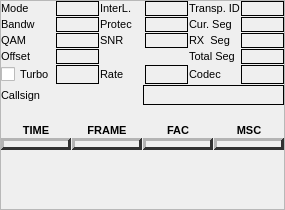
<?xml version="1.0" encoding="UTF-8"?>
<ui version="4.0">
 <class>drmStatusFrame</class>
 <widget class="QFrame" name="drmStatusFrame">
  <property name="geometry">
   <rect>
    <x>0</x>
    <y>0</y>
    <width>285</width>
    <height>210</height>
   </rect>
  </property>
  <property name="sizePolicy">
   <sizepolicy hsizetype="Preferred" vsizetype="Preferred">
    <horstretch>0</horstretch>
    <verstretch>0</verstretch>
   </sizepolicy>
  </property>
  <property name="minimumSize">
   <size>
    <width>0</width>
    <height>0</height>
   </size>
  </property>
  <property name="font">
   <font>
    <pointsize>8</pointsize>
   </font>
  </property>
  <property name="windowTitle">
   <string>Frame</string>
  </property>
  <property name="frameShape">
   <enum>QFrame::StyledPanel</enum>
  </property>
  <property name="frameShadow">
   <enum>QFrame::Raised</enum>
  </property>
  <layout class="QVBoxLayout" name="verticalLayout" stretch="0,0,0,0,1">
   <property name="spacing">
    <number>1</number>
   </property>
   <property name="leftMargin">
    <number>0</number>
   </property>
   <property name="topMargin">
    <number>0</number>
   </property>
   <property name="rightMargin">
    <number>0</number>
   </property>
   <property name="bottomMargin">
    <number>0</number>
   </property>
   <item>
    <layout class="QGridLayout" name="gridLayout">
     <property name="verticalSpacing">
      <number>1</number>
     </property>
     <item row="3" column="0">
      <widget class="QLabel" name="offsetLabel">
       <property name="minimumSize">
        <size>
         <width>0</width>
         <height>15</height>
        </size>
       </property>
       <property name="text">
        <string>Offset</string>
       </property>
      </widget>
     </item>
     <item row="1" column="1">
      <widget class="QLabel" name="bandwidthEdit">
       <property name="minimumSize">
        <size>
         <width>40</width>
         <height>0</height>
        </size>
       </property>
       <property name="frameShape">
        <enum>QFrame::Box</enum>
       </property>
       <property name="text">
        <string/>
       </property>
      </widget>
     </item>
     <item row="0" column="2">
      <widget class="QLabel" name="interleaveLabel">
       <property name="minimumSize">
        <size>
         <width>0</width>
         <height>15</height>
        </size>
       </property>
       <property name="text">
        <string>InterL.</string>
       </property>
      </widget>
     </item>
     <item row="1" column="0">
      <widget class="QLabel" name="bandwidthLabel">
       <property name="text">
        <string>Bandw</string>
       </property>
      </widget>
     </item>
     <item row="2" column="4">
      <widget class="QLabel" name="rxSegmentsLabel">
       <property name="minimumSize">
        <size>
         <width>0</width>
         <height>15</height>
        </size>
       </property>
       <property name="text">
        <string>RX  Seg</string>
       </property>
      </widget>
     </item>
     <item row="1" column="4">
      <widget class="QLabel" name="curSegmentLabel">
       <property name="text">
        <string>Cur. Seg</string>
       </property>
      </widget>
     </item>
     <item row="2" column="5">
      <widget class="QLabel" name="rxSegmentsEdit">
       <property name="minimumSize">
        <size>
         <width>40</width>
         <height>0</height>
        </size>
       </property>
       <property name="frameShape">
        <enum>QFrame::Box</enum>
       </property>
       <property name="text">
        <string/>
       </property>
      </widget>
     </item>
     <item row="1" column="3">
      <widget class="QLabel" name="protectionEdit">
       <property name="minimumSize">
        <size>
         <width>40</width>
         <height>0</height>
        </size>
       </property>
       <property name="frameShape">
        <enum>QFrame::Box</enum>
       </property>
       <property name="text">
        <string/>
       </property>
      </widget>
     </item>
     <item row="2" column="0">
      <widget class="QLabel" name="qamLabel">
       <property name="text">
        <string>QAM</string>
       </property>
      </widget>
     </item>
     <item row="0" column="1">
      <widget class="QLabel" name="modeEdit">
       <property name="minimumSize">
        <size>
         <width>40</width>
         <height>0</height>
        </size>
       </property>
       <property name="frameShape">
        <enum>QFrame::Box</enum>
       </property>
       <property name="text">
        <string/>
       </property>
      </widget>
     </item>
     <item row="0" column="5">
      <widget class="QLabel" name="transportIDEdit">
       <property name="minimumSize">
        <size>
         <width>40</width>
         <height>0</height>
        </size>
       </property>
       <property name="frameShape">
        <enum>QFrame::Box</enum>
       </property>
       <property name="text">
        <string/>
       </property>
      </widget>
     </item>
     <item row="1" column="2">
      <widget class="QLabel" name="protectionLabel">
       <property name="text">
        <string>Protec</string>
       </property>
      </widget>
     </item>
     <item row="3" column="4">
      <widget class="QLabel" name="totalSegmentsLabel">
       <property name="text">
        <string>Total Seg</string>
       </property>
      </widget>
     </item>
     <item row="2" column="3">
      <widget class="QLabel" name="snrEdit">
       <property name="minimumSize">
        <size>
         <width>40</width>
         <height>0</height>
        </size>
       </property>
       <property name="frameShape">
        <enum>QFrame::Box</enum>
       </property>
       <property name="text">
        <string/>
       </property>
      </widget>
     </item>
     <item row="2" column="2">
      <widget class="QLabel" name="snrLabel">
       <property name="text">
        <string>SNR</string>
       </property>
      </widget>
     </item>
     <item row="0" column="0">
      <widget class="QLabel" name="modeLabel">
       <property name="minimumSize">
        <size>
         <width>0</width>
         <height>15</height>
        </size>
       </property>
       <property name="text">
        <string>Mode</string>
       </property>
      </widget>
     </item>
     <item row="3" column="5">
      <widget class="QLabel" name="totalSegmentsEdit">
       <property name="minimumSize">
        <size>
         <width>40</width>
         <height>0</height>
        </size>
       </property>
       <property name="frameShape">
        <enum>QFrame::Box</enum>
       </property>
       <property name="text">
        <string/>
       </property>
      </widget>
     </item>
     <item row="0" column="3">
      <widget class="QLabel" name="interleaveEdit">
       <property name="minimumSize">
        <size>
         <width>40</width>
         <height>0</height>
        </size>
       </property>
       <property name="frameShape">
        <enum>QFrame::Box</enum>
       </property>
       <property name="text">
        <string/>
       </property>
      </widget>
     </item>
     <item row="3" column="1">
      <widget class="QLabel" name="offsetEdit">
       <property name="minimumSize">
        <size>
         <width>40</width>
         <height>0</height>
        </size>
       </property>
       <property name="frameShape">
        <enum>QFrame::Box</enum>
       </property>
       <property name="text">
        <string/>
       </property>
      </widget>
     </item>
     <item row="2" column="1">
      <widget class="QLabel" name="qamEdit">
       <property name="minimumSize">
        <size>
         <width>40</width>
         <height>0</height>
        </size>
       </property>
       <property name="frameShape">
        <enum>QFrame::Box</enum>
       </property>
       <property name="text">
        <string/>
       </property>
      </widget>
     </item>
     <item row="0" column="4">
      <widget class="QLabel" name="transportIDLabel">
       <property name="text">
        <string>Transp. ID</string>
       </property>
      </widget>
     </item>
     <item row="4" column="0">
      <widget class="QCheckBox" name="turboCheckBox">
       <property name="text">
        <string>Turbo</string>
       </property>
      </widget>
     </item>
     <item row="4" column="1">
      <widget class="QLabel" name="fecEdit">
       <property name="minimumSize">
        <size>
         <width>40</width>
         <height>0</height>
        </size>
       </property>
       <property name="frameShape">
        <enum>QFrame::Box</enum>
       </property>
       <property name="text">
        <string/>
       </property>
      </widget>
     </item>
     <item row="4" column="2">
      <widget class="QLabel" name="ldpcRateLabel">
       <property name="text">
        <string>Rate</string>
       </property>
      </widget>
     </item>
     <item row="4" column="3">
      <widget class="QLabel" name="ldpcRateEdit">
       <property name="minimumSize">
        <size>
         <width>40</width>
         <height>0</height>
        </size>
       </property>
       <property name="frameShape">
        <enum>QFrame::Box</enum>
       </property>
       <property name="text">
        <string/>
       </property>
      </widget>
     </item>
     <item row="4" column="4">
      <widget class="QLabel" name="codecLabel">
       <property name="text">
        <string>Codec</string>
       </property>
      </widget>
     </item>
     <item row="4" column="5">
      <widget class="QLabel" name="codecEdit">
       <property name="minimumSize">
        <size>
         <width>40</width>
         <height>0</height>
        </size>
       </property>
       <property name="frameShape">
        <enum>QFrame::Box</enum>
       </property>
       <property name="text">
        <string/>
       </property>
      </widget>
     </item>
     <item row="1" column="5">
      <widget class="QLabel" name="currentSegmentEdit">
       <property name="minimumSize">
        <size>
         <width>40</width>
         <height>0</height>
        </size>
       </property>
       <property name="frameShape">
        <enum>QFrame::Box</enum>
       </property>
       <property name="text">
        <string/>
       </property>
      </widget>
     </item>
    </layout>
   </item>
   <item>
    <layout class="QHBoxLayout" name="horizontalLayout">
     <item>
      <widget class="QLabel" name="callsignLabel">
       <property name="text">
        <string>Callsign</string>
       </property>
      </widget>
     </item>
     <item>
      <widget class="QLabel" name="callEdit">
       <property name="font">
        <font>
         <pointsize>12</pointsize>
         <weight>75</weight>
         <bold>true</bold>
        </font>
       </property>
       <property name="frameShape">
        <enum>QFrame::Box</enum>
       </property>
       <property name="text">
        <string/>
       </property>
       <property name="alignment">
        <set>Qt::AlignCenter</set>
       </property>
      </widget>
     </item>
    </layout>
   </item>
   <item>
    <widget class="drmSegmentsView" name="blocksReceivedLabel">
     <property name="minimumSize">
      <size>
       <width>0</width>
       <height>17</height>
      </size>
     </property>
     <property name="maximumSize">
      <size>
       <width>16777215</width>
       <height>17</height>
      </size>
     </property>
     <property name="autoFillBackground">
      <bool>false</bool>
     </property>
     <property name="text">
      <string/>
     </property>
    </widget>
   </item>
   <item>
    <layout class="QHBoxLayout" name="horizontalLayout_2">
     <property name="spacing">
      <number>2</number>
     </property>
     <item>
      <layout class="QGridLayout" name="gridLayout_2">
       <property name="spacing">
        <number>1</number>
       </property>
       <item row="1" column="0">
        <widget class="QLabel" name="timeLED">
         <property name="minimumSize">
          <size>
           <width>50</width>
           <height>12</height>
          </size>
         </property>
         <property name="maximumSize">
          <size>
           <width>1000</width>
           <height>12</height>
          </size>
         </property>
         <property name="palette">
          <palette>
           <active>
            <colorrole role="WindowText">
             <brush brushstyle="SolidPattern">
              <color alpha="255">
               <red>76</red>
               <green>76</green>
               <blue>76</blue>
              </color>
             </brush>
            </colorrole>
            <colorrole role="Light">
             <brush brushstyle="SolidPattern">
              <color alpha="255">
               <red>180</red>
               <green>180</green>
               <blue>180</blue>
              </color>
             </brush>
            </colorrole>
            <colorrole role="Dark">
             <brush brushstyle="SolidPattern">
              <color alpha="255">
               <red>50</red>
               <green>50</green>
               <blue>50</blue>
              </color>
             </brush>
            </colorrole>
            <colorrole role="Text">
             <brush brushstyle="SolidPattern">
              <color alpha="255">
               <red>60</red>
               <green>60</green>
               <blue>60</blue>
              </color>
             </brush>
            </colorrole>
            <colorrole role="ButtonText">
             <brush brushstyle="SolidPattern">
              <color alpha="255">
               <red>76</red>
               <green>76</green>
               <blue>76</blue>
              </color>
             </brush>
            </colorrole>
           </active>
           <inactive>
            <colorrole role="WindowText">
             <brush brushstyle="SolidPattern">
              <color alpha="255">
               <red>76</red>
               <green>76</green>
               <blue>76</blue>
              </color>
             </brush>
            </colorrole>
            <colorrole role="Light">
             <brush brushstyle="SolidPattern">
              <color alpha="255">
               <red>180</red>
               <green>180</green>
               <blue>180</blue>
              </color>
             </brush>
            </colorrole>
            <colorrole role="Dark">
             <brush brushstyle="SolidPattern">
              <color alpha="255">
               <red>50</red>
               <green>50</green>
               <blue>50</blue>
              </color>
             </brush>
            </colorrole>
            <colorrole role="Text">
             <brush brushstyle="SolidPattern">
              <color alpha="255">
               <red>60</red>
               <green>60</green>
               <blue>60</blue>
              </color>
             </brush>
            </colorrole>
            <colorrole role="ButtonText">
             <brush brushstyle="SolidPattern">
              <color alpha="255">
               <red>76</red>
               <green>76</green>
               <blue>76</blue>
              </color>
             </brush>
            </colorrole>
           </inactive>
           <disabled>
            <colorrole role="WindowText">
             <brush brushstyle="SolidPattern">
              <color alpha="255">
               <red>50</red>
               <green>50</green>
               <blue>50</blue>
              </color>
             </brush>
            </colorrole>
            <colorrole role="Light">
             <brush brushstyle="SolidPattern">
              <color alpha="255">
               <red>180</red>
               <green>180</green>
               <blue>180</blue>
              </color>
             </brush>
            </colorrole>
            <colorrole role="Dark">
             <brush brushstyle="SolidPattern">
              <color alpha="255">
               <red>50</red>
               <green>50</green>
               <blue>50</blue>
              </color>
             </brush>
            </colorrole>
            <colorrole role="Text">
             <brush brushstyle="SolidPattern">
              <color alpha="255">
               <red>50</red>
               <green>50</green>
               <blue>50</blue>
              </color>
             </brush>
            </colorrole>
            <colorrole role="ButtonText">
             <brush brushstyle="SolidPattern">
              <color alpha="255">
               <red>50</red>
               <green>50</green>
               <blue>50</blue>
              </color>
             </brush>
            </colorrole>
           </disabled>
          </palette>
         </property>
         <property name="font">
          <font>
           <pointsize>8</pointsize>
           <weight>75</weight>
           <italic>false</italic>
           <bold>true</bold>
          </font>
         </property>
         <property name="autoFillBackground">
          <bool>true</bool>
         </property>
         <property name="frameShape">
          <enum>QFrame::Panel</enum>
         </property>
         <property name="frameShadow">
          <enum>QFrame::Raised</enum>
         </property>
         <property name="lineWidth">
          <number>3</number>
         </property>
         <property name="text">
          <string/>
         </property>
         <property name="alignment">
          <set>Qt::AlignCenter</set>
         </property>
        </widget>
       </item>
       <item row="0" column="1">
        <widget class="QLabel" name="frameLedLabel">
         <property name="font">
          <font>
           <pointsize>8</pointsize>
           <weight>75</weight>
           <bold>true</bold>
          </font>
         </property>
         <property name="text">
          <string>FRAME</string>
         </property>
         <property name="alignment">
          <set>Qt::AlignCenter</set>
         </property>
        </widget>
       </item>
       <item row="1" column="2">
        <widget class="QLabel" name="facLED">
         <property name="minimumSize">
          <size>
           <width>50</width>
           <height>12</height>
          </size>
         </property>
         <property name="maximumSize">
          <size>
           <width>1000</width>
           <height>12</height>
          </size>
         </property>
         <property name="palette">
          <palette>
           <active>
            <colorrole role="WindowText">
             <brush brushstyle="SolidPattern">
              <color alpha="255">
               <red>76</red>
               <green>76</green>
               <blue>76</blue>
              </color>
             </brush>
            </colorrole>
            <colorrole role="Light">
             <brush brushstyle="SolidPattern">
              <color alpha="255">
               <red>180</red>
               <green>180</green>
               <blue>180</blue>
              </color>
             </brush>
            </colorrole>
            <colorrole role="Dark">
             <brush brushstyle="SolidPattern">
              <color alpha="255">
               <red>50</red>
               <green>50</green>
               <blue>50</blue>
              </color>
             </brush>
            </colorrole>
            <colorrole role="Text">
             <brush brushstyle="SolidPattern">
              <color alpha="255">
               <red>60</red>
               <green>60</green>
               <blue>60</blue>
              </color>
             </brush>
            </colorrole>
            <colorrole role="ButtonText">
             <brush brushstyle="SolidPattern">
              <color alpha="255">
               <red>76</red>
               <green>76</green>
               <blue>76</blue>
              </color>
             </brush>
            </colorrole>
           </active>
           <inactive>
            <colorrole role="WindowText">
             <brush brushstyle="SolidPattern">
              <color alpha="255">
               <red>76</red>
               <green>76</green>
               <blue>76</blue>
              </color>
             </brush>
            </colorrole>
            <colorrole role="Light">
             <brush brushstyle="SolidPattern">
              <color alpha="255">
               <red>180</red>
               <green>180</green>
               <blue>180</blue>
              </color>
             </brush>
            </colorrole>
            <colorrole role="Dark">
             <brush brushstyle="SolidPattern">
              <color alpha="255">
               <red>50</red>
               <green>50</green>
               <blue>50</blue>
              </color>
             </brush>
            </colorrole>
            <colorrole role="Text">
             <brush brushstyle="SolidPattern">
              <color alpha="255">
               <red>60</red>
               <green>60</green>
               <blue>60</blue>
              </color>
             </brush>
            </colorrole>
            <colorrole role="ButtonText">
             <brush brushstyle="SolidPattern">
              <color alpha="255">
               <red>76</red>
               <green>76</green>
               <blue>76</blue>
              </color>
             </brush>
            </colorrole>
           </inactive>
           <disabled>
            <colorrole role="WindowText">
             <brush brushstyle="SolidPattern">
              <color alpha="255">
               <red>50</red>
               <green>50</green>
               <blue>50</blue>
              </color>
             </brush>
            </colorrole>
            <colorrole role="Light">
             <brush brushstyle="SolidPattern">
              <color alpha="255">
               <red>180</red>
               <green>180</green>
               <blue>180</blue>
              </color>
             </brush>
            </colorrole>
            <colorrole role="Dark">
             <brush brushstyle="SolidPattern">
              <color alpha="255">
               <red>50</red>
               <green>50</green>
               <blue>50</blue>
              </color>
             </brush>
            </colorrole>
            <colorrole role="Text">
             <brush brushstyle="SolidPattern">
              <color alpha="255">
               <red>50</red>
               <green>50</green>
               <blue>50</blue>
              </color>
             </brush>
            </colorrole>
            <colorrole role="ButtonText">
             <brush brushstyle="SolidPattern">
              <color alpha="255">
               <red>50</red>
               <green>50</green>
               <blue>50</blue>
              </color>
             </brush>
            </colorrole>
           </disabled>
          </palette>
         </property>
         <property name="font">
          <font>
           <pointsize>8</pointsize>
           <weight>75</weight>
           <italic>false</italic>
           <bold>true</bold>
          </font>
         </property>
         <property name="autoFillBackground">
          <bool>true</bool>
         </property>
         <property name="frameShape">
          <enum>QFrame::Panel</enum>
         </property>
         <property name="frameShadow">
          <enum>QFrame::Raised</enum>
         </property>
         <property name="lineWidth">
          <number>3</number>
         </property>
         <property name="text">
          <string/>
         </property>
         <property name="alignment">
          <set>Qt::AlignCenter</set>
         </property>
        </widget>
       </item>
       <item row="1" column="3">
        <widget class="QLabel" name="mscLED">
         <property name="minimumSize">
          <size>
           <width>50</width>
           <height>12</height>
          </size>
         </property>
         <property name="maximumSize">
          <size>
           <width>1000</width>
           <height>12</height>
          </size>
         </property>
         <property name="palette">
          <palette>
           <active>
            <colorrole role="WindowText">
             <brush brushstyle="SolidPattern">
              <color alpha="255">
               <red>76</red>
               <green>76</green>
               <blue>76</blue>
              </color>
             </brush>
            </colorrole>
            <colorrole role="Light">
             <brush brushstyle="SolidPattern">
              <color alpha="255">
               <red>180</red>
               <green>180</green>
               <blue>180</blue>
              </color>
             </brush>
            </colorrole>
            <colorrole role="Dark">
             <brush brushstyle="SolidPattern">
              <color alpha="255">
               <red>50</red>
               <green>50</green>
               <blue>50</blue>
              </color>
             </brush>
            </colorrole>
            <colorrole role="Text">
             <brush brushstyle="SolidPattern">
              <color alpha="255">
               <red>60</red>
               <green>60</green>
               <blue>60</blue>
              </color>
             </brush>
            </colorrole>
            <colorrole role="ButtonText">
             <brush brushstyle="SolidPattern">
              <color alpha="255">
               <red>76</red>
               <green>76</green>
               <blue>76</blue>
              </color>
             </brush>
            </colorrole>
           </active>
           <inactive>
            <colorrole role="WindowText">
             <brush brushstyle="SolidPattern">
              <color alpha="255">
               <red>76</red>
               <green>76</green>
               <blue>76</blue>
              </color>
             </brush>
            </colorrole>
            <colorrole role="Light">
             <brush brushstyle="SolidPattern">
              <color alpha="255">
               <red>180</red>
               <green>180</green>
               <blue>180</blue>
              </color>
             </brush>
            </colorrole>
            <colorrole role="Dark">
             <brush brushstyle="SolidPattern">
              <color alpha="255">
               <red>50</red>
               <green>50</green>
               <blue>50</blue>
              </color>
             </brush>
            </colorrole>
            <colorrole role="Text">
             <brush brushstyle="SolidPattern">
              <color alpha="255">
               <red>60</red>
               <green>60</green>
               <blue>60</blue>
              </color>
             </brush>
            </colorrole>
            <colorrole role="ButtonText">
             <brush brushstyle="SolidPattern">
              <color alpha="255">
               <red>76</red>
               <green>76</green>
               <blue>76</blue>
              </color>
             </brush>
            </colorrole>
           </inactive>
           <disabled>
            <colorrole role="WindowText">
             <brush brushstyle="SolidPattern">
              <color alpha="255">
               <red>50</red>
               <green>50</green>
               <blue>50</blue>
              </color>
             </brush>
            </colorrole>
            <colorrole role="Light">
             <brush brushstyle="SolidPattern">
              <color alpha="255">
               <red>180</red>
               <green>180</green>
               <blue>180</blue>
              </color>
             </brush>
            </colorrole>
            <colorrole role="Dark">
             <brush brushstyle="SolidPattern">
              <color alpha="255">
               <red>50</red>
               <green>50</green>
               <blue>50</blue>
              </color>
             </brush>
            </colorrole>
            <colorrole role="Text">
             <brush brushstyle="SolidPattern">
              <color alpha="255">
               <red>50</red>
               <green>50</green>
               <blue>50</blue>
              </color>
             </brush>
            </colorrole>
            <colorrole role="ButtonText">
             <brush brushstyle="SolidPattern">
              <color alpha="255">
               <red>50</red>
               <green>50</green>
               <blue>50</blue>
              </color>
             </brush>
            </colorrole>
           </disabled>
          </palette>
         </property>
         <property name="font">
          <font>
           <pointsize>8</pointsize>
           <weight>75</weight>
           <italic>false</italic>
           <bold>true</bold>
          </font>
         </property>
         <property name="autoFillBackground">
          <bool>true</bool>
         </property>
         <property name="frameShape">
          <enum>QFrame::Panel</enum>
         </property>
         <property name="frameShadow">
          <enum>QFrame::Raised</enum>
         </property>
         <property name="lineWidth">
          <number>3</number>
         </property>
         <property name="text">
          <string/>
         </property>
         <property name="alignment">
          <set>Qt::AlignCenter</set>
         </property>
        </widget>
       </item>
       <item row="0" column="0">
        <widget class="QLabel" name="timeLEDLabel">
         <property name="font">
          <font>
           <pointsize>8</pointsize>
           <weight>75</weight>
           <bold>true</bold>
          </font>
         </property>
         <property name="text">
          <string>TIME</string>
         </property>
         <property name="alignment">
          <set>Qt::AlignCenter</set>
         </property>
        </widget>
       </item>
       <item row="0" column="2">
        <widget class="QLabel" name="facLEDLabel">
         <property name="font">
          <font>
           <pointsize>8</pointsize>
           <weight>75</weight>
           <bold>true</bold>
          </font>
         </property>
         <property name="text">
          <string>FAC</string>
         </property>
         <property name="alignment">
          <set>Qt::AlignCenter</set>
         </property>
        </widget>
       </item>
       <item row="0" column="3">
        <widget class="QLabel" name="mscLEDLabel">
         <property name="minimumSize">
          <size>
           <width>40</width>
           <height>0</height>
          </size>
         </property>
         <property name="font">
          <font>
           <pointsize>8</pointsize>
           <weight>75</weight>
           <bold>true</bold>
          </font>
         </property>
         <property name="text">
          <string>MSC</string>
         </property>
         <property name="alignment">
          <set>Qt::AlignCenter</set>
         </property>
        </widget>
       </item>
       <item row="1" column="1">
        <widget class="QLabel" name="frameLED">
         <property name="minimumSize">
          <size>
           <width>50</width>
           <height>12</height>
          </size>
         </property>
         <property name="maximumSize">
          <size>
           <width>1000</width>
           <height>12</height>
          </size>
         </property>
         <property name="palette">
          <palette>
           <active>
            <colorrole role="WindowText">
             <brush brushstyle="SolidPattern">
              <color alpha="255">
               <red>76</red>
               <green>76</green>
               <blue>76</blue>
              </color>
             </brush>
            </colorrole>
            <colorrole role="Light">
             <brush brushstyle="SolidPattern">
              <color alpha="255">
               <red>180</red>
               <green>180</green>
               <blue>180</blue>
              </color>
             </brush>
            </colorrole>
            <colorrole role="Dark">
             <brush brushstyle="SolidPattern">
              <color alpha="255">
               <red>50</red>
               <green>50</green>
               <blue>50</blue>
              </color>
             </brush>
            </colorrole>
            <colorrole role="Text">
             <brush brushstyle="SolidPattern">
              <color alpha="255">
               <red>60</red>
               <green>60</green>
               <blue>60</blue>
              </color>
             </brush>
            </colorrole>
            <colorrole role="ButtonText">
             <brush brushstyle="SolidPattern">
              <color alpha="255">
               <red>76</red>
               <green>76</green>
               <blue>76</blue>
              </color>
             </brush>
            </colorrole>
           </active>
           <inactive>
            <colorrole role="WindowText">
             <brush brushstyle="SolidPattern">
              <color alpha="255">
               <red>76</red>
               <green>76</green>
               <blue>76</blue>
              </color>
             </brush>
            </colorrole>
            <colorrole role="Light">
             <brush brushstyle="SolidPattern">
              <color alpha="255">
               <red>180</red>
               <green>180</green>
               <blue>180</blue>
              </color>
             </brush>
            </colorrole>
            <colorrole role="Dark">
             <brush brushstyle="SolidPattern">
              <color alpha="255">
               <red>50</red>
               <green>50</green>
               <blue>50</blue>
              </color>
             </brush>
            </colorrole>
            <colorrole role="Text">
             <brush brushstyle="SolidPattern">
              <color alpha="255">
               <red>60</red>
               <green>60</green>
               <blue>60</blue>
              </color>
             </brush>
            </colorrole>
            <colorrole role="ButtonText">
             <brush brushstyle="SolidPattern">
              <color alpha="255">
               <red>76</red>
               <green>76</green>
               <blue>76</blue>
              </color>
             </brush>
            </colorrole>
           </inactive>
           <disabled>
            <colorrole role="WindowText">
             <brush brushstyle="SolidPattern">
              <color alpha="255">
               <red>50</red>
               <green>50</green>
               <blue>50</blue>
              </color>
             </brush>
            </colorrole>
            <colorrole role="Light">
             <brush brushstyle="SolidPattern">
              <color alpha="255">
               <red>180</red>
               <green>180</green>
               <blue>180</blue>
              </color>
             </brush>
            </colorrole>
            <colorrole role="Dark">
             <brush brushstyle="SolidPattern">
              <color alpha="255">
               <red>50</red>
               <green>50</green>
               <blue>50</blue>
              </color>
             </brush>
            </colorrole>
            <colorrole role="Text">
             <brush brushstyle="SolidPattern">
              <color alpha="255">
               <red>50</red>
               <green>50</green>
               <blue>50</blue>
              </color>
             </brush>
            </colorrole>
            <colorrole role="ButtonText">
             <brush brushstyle="SolidPattern">
              <color alpha="255">
               <red>50</red>
               <green>50</green>
               <blue>50</blue>
              </color>
             </brush>
            </colorrole>
           </disabled>
          </palette>
         </property>
         <property name="font">
          <font>
           <pointsize>8</pointsize>
           <weight>75</weight>
           <italic>false</italic>
           <bold>true</bold>
          </font>
         </property>
         <property name="autoFillBackground">
          <bool>true</bool>
         </property>
         <property name="frameShape">
          <enum>QFrame::Panel</enum>
         </property>
         <property name="frameShadow">
          <enum>QFrame::Raised</enum>
         </property>
         <property name="lineWidth">
          <number>3</number>
         </property>
         <property name="text">
          <string/>
         </property>
         <property name="alignment">
          <set>Qt::AlignCenter</set>
         </property>
        </widget>
       </item>
      </layout>
     </item>
    </layout>
   </item>
   <item>
    <spacer name="verticalSpacer">
     <property name="orientation">
      <enum>Qt::Vertical</enum>
     </property>
     <property name="sizeHint" stdset="0">
      <size>
       <width>20</width>
       <height>40</height>
      </size>
     </property>
    </spacer>
   </item>
  </layout>
 </widget>
 <customwidgets>
  <customwidget>
   <class>drmSegmentsView</class>
   <extends>QLabel</extends>
   <header>drmsegmentsview.h</header>
  </customwidget>
 </customwidgets>
 <resources/>
 <connections/>
</ui>
